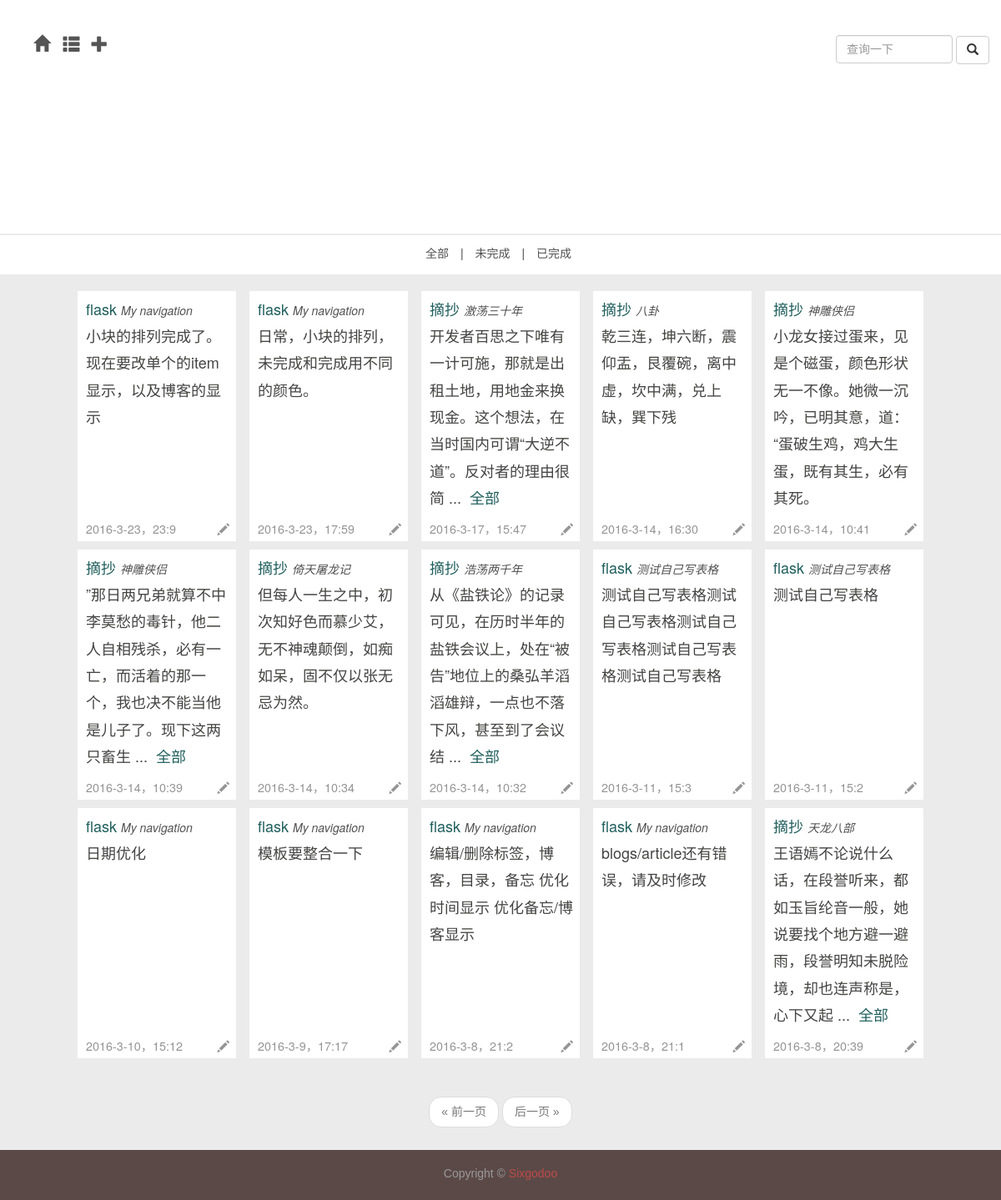
/daily/1, run on the app's committed database.
### app/models.py (models this page shows, shortened)
class Item(db.Model):
	__tablename__ = 'items'
	id = db.Column(db.Integer, primary_key = True)
	name = db.Column(db.String, index = True)
	tag_id = db.Column(db.Integer, db.ForeignKey('tags.id'))
	timestamp = db.Column(db.DateTime,index=True,default=datetime.now)
	flags = db.Column(db.SmallInteger)								   # 16 bits integer, now 0 means not abandoned 2016.03.04 12:59:26
	text = db.Column(db.Text)

class Tag(db.Model):
	__tablename__ = 'tags'
	id = db.Column(db.Integer, primary_key = True)
	name = db.Column(db.String, unique = True)
	items = db.relationship('Item', backref = 'tag')

### app/main/views.py (the view)
@main.route('/daily/<int:req_id>',methods=['GET','POST'])
def daily_req(req_id):
	form = QueryItemForm()
	page = request.args.get('page',1,type=int)
	if form.validate_on_submit():
		pagination = Item.query.filter_by(name=form.item_name.data).\
			order_by(Item.timestamp.desc()).\
			paginate(page,per_page=current_app.config['FLASKY_POSTS_PER_PAGE'],error_out=False)
		items = pagination.items
		return render_template('daily.html',title=u"检索",items=items,form=form,pagination=pagination)
	if req_id==1:
		pagination = Item.query.filter_by(flags=1).order_by(Item.timestamp.desc()).paginate(page,per_page=current_app.config['FLASKY_POSTS_PER_PAGE'],error_out=False)
	else:
		pagination = Item.query.filter_by(flags=0).order_by(Item.timestamp.desc()).paginate(page,per_page=current_app.config['FLASKY_POSTS_PER_PAGE'],error_out=False)
	items = pagination.items
	return render_template('daily_req.html',title=u"日常",items=items,form=form,pagination=pagination,req_id=req_id)

### app/main/forms.py
class QueryItemForm(Form):
	item_name = StringField('',\
		validators=[Required()])
	submit = SubmitField(u'查询')

### app/templates/daily_req.html
{% extends "daily.html" %}
{% import "bootstrap/wtf.html" as wtf %}
{% block page %}
{% if pagination %}
<div class="pagination my-pagination">
	<div class="container">
		{{macros.pagination_widget(pagination,'main.daily_req',req_id=req_id)}}
	</div>
</div>
{% endif %}
{% endblock %}

### app/templates/daily.html (shortened to what this page needs)
{% extends "new_base.html" %}
{% import "bootstrap/wtf.html" as wtf %}
{% block head %}
	{{super()}}
	<link href={{ url_for('static',filename='daily.css') }} rel="stylesheet">
{% endblock %}
{% block topnav %}
<div class="top-nav">
<ul class="list-inline">
	<li role="presentation"><a href={{url_for('main.daily')}}>全部</a></li>
	<li>|</li>
	<li role="presentation"><a href={{url_for('main.daily_req',req_id=0)}}>未完成</a></li>
	<li>|</li>
	<li role="presentation"><a href={{url_for('main.daily_req',req_id=1)}}>已完成</a></li>
</ul>
</div>
{% endblock %}
{%block nav_extent%}
<div class="nav-ul lg">
	<div class="dropdown">
	<a class="dropdown-toggle" data-toggle="dropdown" role="button" aria-haspopup="true" aria-expanded="false">
		<span class="glyphicon glyphicon-plus" aria-hidden="true"></span>
	</a>
</div>
</div>
{%endblock%}
{% block content %}
	<div class="main">
	{% if items %}
	{% for item in items %}
	<article {% if item.flags %}class="post post-ok"{% else %}class="post post-not"{%endif%}>
		<header class="post-text">
			<p>
				<a href={{url_for('main.tag',tag_id=item.tag.id)}}>{{item.tag.name}}</a>
				<a href={{url_for('main.item',item_id=item.id)}}><i style="font-size:14px;">{{item.name}}</i></a>
			</p>
			<p>{{item.text[:57]}}
				{% if item.text[58] %}
				...&nbsp; <a href={{url_for('main.item',item_id=item.id)}}>全部</a>
				{% endif %}
			</p>
					<p class="post-time">
						{{item.timestamp.year}}-{{item.timestamp.month}}-{{item.timestamp.day}}，{{item.timestamp.hour}}:{{item.timestamp.minute}}
					</p>
					<div class="post-edit">
						<a href={{url_for('main.edit_item',item_id=item.id)}}>
							<span class="glyphicon glyphicon-pencil"></span>
						</a>
					</div>
				</header>
</article>
{% endfor %}
{% endif %}
</div>
<div class="container">
	<div class="nav-query">
		<form action="" method="post" name="item_query">
				{{form.item_name(class="form-control",placeholder="查询一下")}}
				<button class="btn btn-default" type="submit" style="inline-block">
					<span class="glyphicon glyphicon-search"></span>
				</button>
		</form>
	</div>
</div>
{% endblock %}

### app/static/new_base.css (style rules this page uses)
body { min-height: 700px; color: #555; font-size: 14px; line-height:1.75em; background:#ebebeb; position:relative; font-family: Helvetica, Arial, STXihei, "华文细黑", "Microsoft YaHei", "微软雅黑", sans-serif; }
.top-nav { padding-top: 10px; padding-bottom: 2px; border-top: 2px solid #EBEBEB; background-color: #FFFFFF; margin-bottom: 20px; text-align: center; }
.top-nav a { color:#505050; }
.nav a { color: #555; }
.nav-query { position: fixed; right: 1em; top:3em; width: auto; }
.nav-query .form-control { display: inline-block; width:10em; margin-right: 0; }
.nav-ul { display: inline-block; padding-left: 0.3em; }
.lg { padding: 10px 5px; font-size: 20px; margin-bottom: -10px; }
.my-pagination { display: block; bottom: 100px; margin: 0; width: 100%; height: 60px; text-align: center; padding-top:1.2em; }

### app/static/daily.css (style rules this page uses)
.main { display: flex; flex-direction: row; flex-wrap: wrap; justify-content:center; align-items: flex-start; }
.post { width: 190px; height: 300px; padding-left: 10px; padding-right: 7px; background:#FFFFFF; margin-left: 8px; margin-right: 8px; margin-bottom: 10px; position:relative; overflow:hidden; }
.post-text i { color: #505050; }
.post a { color: #1F5F5D; }
.post p { margin: 0; }
.post-ok { background-color: #FFFFFF; }
.post-text { margin: 5px 0; color: #444443; font:normal 18px/1.8 "Helvetica Neue", "Helvetica", "Arial", "Hiragino Sans GB", "Microsoft Yahei", "WenQuanYi Micro Hei", "sans-serif"; }
.post-edit { position: absolute; bottom: 1px; right: 8px; font-size: 0.8em; }
.post-edit a { color: #959595; }
.post-time { position: absolute; bottom: 2px; font-size: 0.8em; color: #959595; }

### app/templates/base.html (style rules this page uses)
article, aside, details, figcaption, figure, footer, header, hgroup, menu, nav, section { display: block; }

### data on the page
Item: tag.name "flask", name "My navigation", text "小块的排列完成了。现在要改单个的item显示，以及博客的显示", timestamp.year "2016", timestamp.month "3", timestamp.day "23", timestamp.hour "23", timestamp.minute "9"
Item: tag.name "flask", name "My navigation", text "日常，小块的排列，未完成和完成用不同的颜色。", timestamp.year "2016", timestamp.month "3", timestamp.day "23", timestamp.hour "17", timestamp.minute "59"
Item: tag.name "摘抄", name "激荡三十年", text "开发者百思之下唯有一计可施，那就是出租土地，用地金来换现金。这个想法，在当时国内可谓“大逆不道”。反对者的理由很简", timestamp.year "2016", timestamp.month "3", timestamp.day "17", timestamp.hour "15", timestamp.minute "47"
Item: tag.name "摘抄", name "八卦", text "乾三连，坤六断，震仰盂，艮覆碗，离中虚，坎中满，兑上缺，巽下残", timestamp.year "2016", timestamp.month "3", timestamp.day "14", timestamp.hour "16", timestamp.minute "30"
Item: tag.name "摘抄", name "神雕侠侣", text "小龙女接过蛋来，见是个磁蛋，颜色形状无一不像。她微一沉吟，已明其意，道：“蛋破生鸡，鸡大生蛋，既有其生，必有其死。", timestamp.year "2016", timestamp.month "3", timestamp.day "14", timestamp.hour "10", timestamp.minute "41"
Item: tag.name "摘抄", name "神雕侠侣", text "”那日两兄弟就算不中李莫愁的毒针，他二人自相残杀，必有一亡，而活着的那一个，我也决不能当他是儿子了。现下这两只畜生", timestamp.year "2016", timestamp.month "3", timestamp.day "14", timestamp.hour "10", timestamp.minute "39"
Item: tag.name "摘抄", name "倚天屠龙记", text "但每人一生之中，初次知好色而慕少艾，无不神魂颠倒，如痴如呆，固不仅以张无忌为然。", timestamp.year "2016", timestamp.month "3", timestamp.day "14", timestamp.hour "10", timestamp.minute "34"
Item: tag.name "摘抄", name "浩荡两千年", text "从《盐铁论》的记录可见，在历时半年的盐铁会议上，处在“被告”地位上的桑弘羊滔滔雄辩，一点也不落下风，甚至到了会议结", timestamp.year "2016", timestamp.month "3", timestamp.day "14", timestamp.hour "10", timestamp.minute "32"
Item: tag.name "flask", name "测试自己写表格", text "测试自己写表格测试自己写表格测试自己写表格测试自己写表格测试自己写表格", timestamp.year "2016", timestamp.month "3", timestamp.day "11", timestamp.hour "15", timestamp.minute "3"
Item: tag.name "flask", name "测试自己写表格", text "测试自己写表格", timestamp.year "2016", timestamp.month "3", timestamp.day "11", timestamp.hour "15", timestamp.minute "2"
Item: tag.name "flask", name "My navigation", text "日期优化", timestamp.year "2016", timestamp.month "3", timestamp.day "10", timestamp.hour "15", timestamp.minute "12"
Item: tag.name "flask", name "My navigation", text "模板要整合一下", timestamp.year "2016", timestamp.month "3", timestamp.day "9", timestamp.hour "17", timestamp.minute "17"
Item: tag.name "flask", name "My navigation", text "编辑/删除标签，博客，目录，备忘 优化时间显示 优化备忘/博客显示", timestamp.year "2016", timestamp.month "3", timestamp.day "8", timestamp.hour "21", timestamp.minute "2"
Item: tag.name "flask", name "My navigation", text "blogs/article还有错误，请及时修改", timestamp.year "2016", timestamp.month "3", timestamp.day "8", timestamp.hour "21", timestamp.minute "1"
Item: tag.name "摘抄", name "天龙八部", text "王语嫣不论说什么话，在段誉听来，都如玉旨纶音一般，她说要找个地方避一避雨，段誉明知未脱险境，却也连声称是，心下又起", timestamp.year "2016", timestamp.month "3", timestamp.day "8", timestamp.hour "20", timestamp.minute "39"
